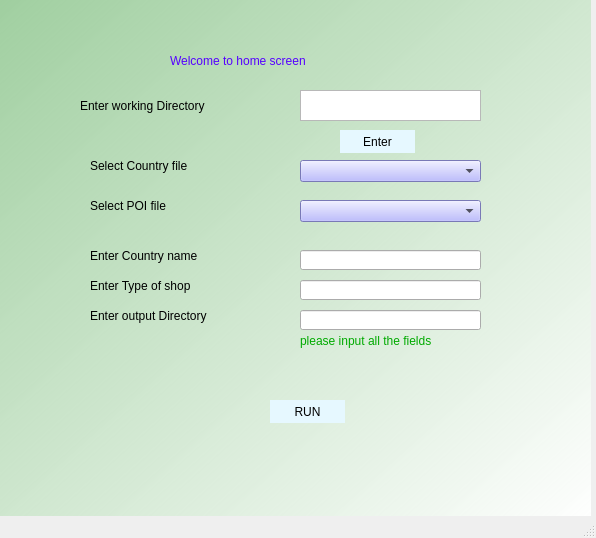
<?xml version="1.0" encoding="UTF-8"?>
<ui version="4.0">
 <class>MainWindow</class>
 <widget class="QMainWindow" name="MainWindow">
  <property name="geometry">
   <rect>
    <x>0</x>
    <y>0</y>
    <width>596</width>
    <height>538</height>
   </rect>
  </property>
  <property name="windowTitle">
   <string>MainWindow</string>
  </property>
  <widget class="QWidget" name="centralwidget">
   <widget class="QWidget" name="home" native="true">
    <property name="geometry">
     <rect>
      <x>0</x>
      <y>0</y>
      <width>591</width>
      <height>531</height>
     </rect>
    </property>
    <property name="maximumSize">
     <size>
      <width>601</width>
      <height>531</height>
     </size>
    </property>
    <property name="styleSheet">
     <string notr="true">QWidget#home{background-color:qlineargradient(spread:pad, x1:0, y1:0, x2:1, y2:1, stop:0 rgba(0, 142, 0, 84), stop:1 rgba(255, 255, 255, 255))}</string>
    </property>
    <widget class="QPushButton" name="pushButton">
     <property name="geometry">
      <rect>
       <x>270</x>
       <y>400</y>
       <width>75</width>
       <height>23</height>
      </rect>
     </property>
     <property name="styleSheet">
      <string notr="true">font: 10pt &quot;MS Shell Dlg 2&quot;; border-radius:40px;
background-color: rgb(230, 248, 255);</string>
     </property>
     <property name="text">
      <string>RUN</string>
     </property>
    </widget>
    <widget class="QLabel" name="label">
     <property name="geometry">
      <rect>
       <x>170</x>
       <y>40</y>
       <width>311</width>
       <height>41</height>
      </rect>
     </property>
     <property name="styleSheet">
      <string notr="true">color: rgb(85, 0, 255);
font: 20pt &quot;MS Shell Dlg 2&quot;;</string>
     </property>
     <property name="text">
      <string>Welcome to home screen</string>
     </property>
    </widget>
    <widget class="QLabel" name="label_2">
     <property name="geometry">
      <rect>
       <x>90</x>
       <y>150</y>
       <width>221</width>
       <height>31</height>
      </rect>
     </property>
     <property name="styleSheet">
      <string notr="true">font: 11pt &quot;OCR A Extended&quot;;</string>
     </property>
     <property name="text">
      <string>Select Country file</string>
     </property>
    </widget>
    <widget class="QLabel" name="label_3">
     <property name="geometry">
      <rect>
       <x>90</x>
       <y>190</y>
       <width>191</width>
       <height>31</height>
      </rect>
     </property>
     <property name="styleSheet">
      <string notr="true">font: 11pt &quot;OCR A Extended&quot;;</string>
     </property>
     <property name="text">
      <string>Select POI file</string>
     </property>
    </widget>
    <widget class="QComboBox" name="country_comb">
     <property name="geometry">
      <rect>
       <x>300</x>
       <y>160</y>
       <width>181</width>
       <height>22</height>
      </rect>
     </property>
     <property name="styleSheet">
      <string notr="true">background-color: rgb(170, 170, 255);</string>
     </property>
    </widget>
    <widget class="QComboBox" name="comboBox_2">
     <property name="geometry">
      <rect>
       <x>300</x>
       <y>200</y>
       <width>181</width>
       <height>22</height>
      </rect>
     </property>
     <property name="styleSheet">
      <string notr="true">background-color: rgb(170, 170, 255);</string>
     </property>
    </widget>
    <widget class="QLabel" name="label_4">
     <property name="geometry">
      <rect>
       <x>90</x>
       <y>300</y>
       <width>201</width>
       <height>31</height>
      </rect>
     </property>
     <property name="styleSheet">
      <string notr="true">font: 11pt &quot;OCR A Extended&quot;;</string>
     </property>
     <property name="text">
      <string>Enter output Directory</string>
     </property>
    </widget>
    <widget class="QLineEdit" name="lineEdit">
     <property name="geometry">
      <rect>
       <x>300</x>
       <y>310</y>
       <width>181</width>
       <height>20</height>
      </rect>
     </property>
     <property name="styleSheet">
      <string notr="true">font: 11pt &quot;MS Shell Dlg 2&quot;;</string>
     </property>
    </widget>
    <widget class="QLabel" name="label_10">
     <property name="geometry">
      <rect>
       <x>300</x>
       <y>320</y>
       <width>191</width>
       <height>41</height>
      </rect>
     </property>
     <property name="styleSheet">
      <string notr="true">font: 12pt &quot;IrisUPC&quot;;
color: rgb(0, 170, 0);</string>
     </property>
     <property name="text">
      <string>please input all the fields</string>
     </property>
    </widget>
    <widget class="QPlainTextEdit" name="plainTextEdit">
     <property name="geometry">
      <rect>
       <x>300</x>
       <y>90</y>
       <width>181</width>
       <height>31</height>
      </rect>
     </property>
    </widget>
    <widget class="QLabel" name="label_5">
     <property name="geometry">
      <rect>
       <x>80</x>
       <y>90</y>
       <width>221</width>
       <height>31</height>
      </rect>
     </property>
     <property name="styleSheet">
      <string notr="true">font: 11pt &quot;OCR A Extended&quot;;</string>
     </property>
     <property name="text">
      <string>Enter working Directory</string>
     </property>
    </widget>
    <widget class="QPushButton" name="ENTER">
     <property name="geometry">
      <rect>
       <x>340</x>
       <y>130</y>
       <width>75</width>
       <height>23</height>
      </rect>
     </property>
     <property name="styleSheet">
      <string notr="true">font: 10pt &quot;MS Shell Dlg 2&quot;; border-radius:40px;
background-color: rgb(230, 248, 255);</string>
     </property>
     <property name="text">
      <string>Enter</string>
     </property>
    </widget>
    <widget class="QLineEdit" name="lineEdit_4">
     <property name="geometry">
      <rect>
       <x>300</x>
       <y>250</y>
       <width>181</width>
       <height>20</height>
      </rect>
     </property>
     <property name="styleSheet">
      <string notr="true">font: 11pt &quot;MS Shell Dlg 2&quot;;</string>
     </property>
    </widget>
    <widget class="QLabel" name="label_11">
     <property name="geometry">
      <rect>
       <x>90</x>
       <y>240</y>
       <width>191</width>
       <height>31</height>
      </rect>
     </property>
     <property name="styleSheet">
      <string notr="true">font: 11pt &quot;OCR A Extended&quot;;</string>
     </property>
     <property name="text">
      <string>Enter Country name</string>
     </property>
    </widget>
    <widget class="QLineEdit" name="lineEdit_5">
     <property name="geometry">
      <rect>
       <x>300</x>
       <y>280</y>
       <width>181</width>
       <height>20</height>
      </rect>
     </property>
     <property name="styleSheet">
      <string notr="true">font: 11pt &quot;MS Shell Dlg 2&quot;;</string>
     </property>
    </widget>
    <widget class="QLabel" name="label_6">
     <property name="geometry">
      <rect>
       <x>90</x>
       <y>270</y>
       <width>201</width>
       <height>31</height>
      </rect>
     </property>
     <property name="styleSheet">
      <string notr="true">font: 11pt &quot;OCR A Extended&quot;;</string>
     </property>
     <property name="text">
      <string>Enter Type of shop</string>
     </property>
    </widget>
   </widget>
  </widget>
  <widget class="QMenuBar" name="menubar">
   <property name="geometry">
    <rect>
     <x>0</x>
     <y>0</y>
     <width>596</width>
     <height>21</height>
    </rect>
   </property>
  </widget>
  <widget class="QStatusBar" name="statusbar"/>
 </widget>
 <resources/>
 <connections/>
</ui>
